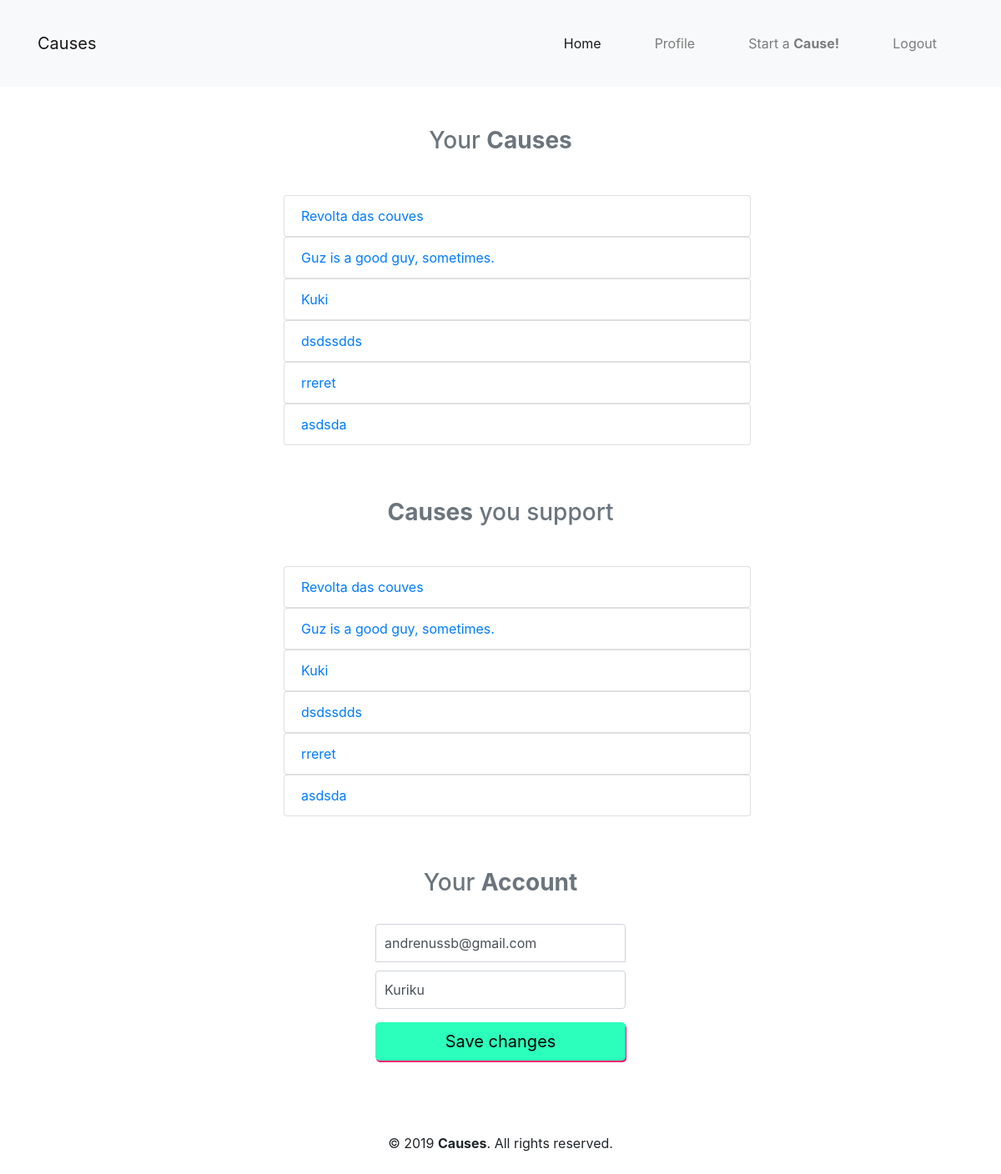
The app's page /account/ (signed in) with its own data.
### causes/models.py (models this page shows, shortened)
class BlogPost(models.Model):
    ENVIRONMENTAL = 'environmental'
    POLITICAL = 'political'
    EDUCATIONAL = 'educational'
    SPIRITUAL = 'spiritual'
    PHILOSOPHICAL = 'philosophical'
    OCCULT = 'occult'
    RECREATIONAL = 'recreational'
    CATEGORIES = [
        ('ENVIRONMENTAL',  ('Environmental')),
        ('POLITICAL',  ('Political')),
        ('EDUCATIONAL',  ('Educational')),
        ('SPIRITUAL',  ('Spiritual')),
        ('PHILOSOPHICAL',  ('Philosophical')),
        ('OCCULT',  ('Occult')),
        ('RECREATIONAL',  ('Recreational')),
        ]
    title = models.CharField(max_length=50, null=False, blank=False)
    body = models.TextField(max_length=5000, null=False, blank=False)
    image = models.ImageField(upload_to=upload_location, null=True, blank=True)
    date_published = models.DateTimeField(auto_now_add=True, verbose_name="date published")
    date_updated = models.DateTimeField(auto_now=True, verbose_name="date updated")
    author = models.ForeignKey(settings.AUTH_USER_MODEL, on_delete=models.CASCADE)
    likes = models.ManyToManyField(settings.AUTH_USER_MODEL, blank=True, related_name="cause_likes")
    category = models.CharField(max_length=32,choices=CATEGORIES,default='ENVIRONMENTAL', blank=False)
    slug = models.SlugField(blank=True, unique=True)
    def __str__(self):
        return self.title

### account/models.py (models this page shows, shortened)
class Account (AbstractBaseUser):
    email = models.EmailField (verbose_name="email", max_length=60, unique=True)
    username = models.CharField (max_length=30, unique=True)
    date_joined = models.DateTimeField (verbose_name='date joined', auto_now_add=True)
    last_login = models.DateTimeField (verbose_name='last login', auto_now=True)
    is_admin = models.BooleanField (default=False)
    is_active = models.BooleanField (default=True)
    is_staff = models.BooleanField (default=False)
    is_superuser = models.BooleanField (default=False)
    USERNAME_FIELD = 'email'
    REQUIRED_FIELDS = ['username', ]
    objects = MyAccountManager()

### account/views.py (the view)
# urls.py: path('account/', account_view, name="account"),
def account_view(request):
    if not request.user.is_authenticated:
        return redirect("login")
    context = {}
    if request.POST:
        form = AccountUpdateForm(request.POST, instance=request.user)
        if form.is_valid():
            form.initial = {
                "email": request.POST['email'],
                "username": request.POST['username'],
            }
            form.save()
            context['success_message'] = "Updated"
    else:
        form = AccountUpdateForm(
            initial = {
                "email": request.user.email,
                "username": request.user.username,
            }
        )
    context['account_form'] = form
    cause_posts = BlogPost.objects.filter(author=request.user)
    context['cause_posts'] = cause_posts
    return render(request, 'account/account.html', context)

### account/forms.py (shortened to what this page needs)
class AccountUpdateForm(forms.ModelForm):
    class Meta:
        model = Account
        fields = ('email', 'username')

### account/templates/account/account.html (shortened to what this page needs)
{% extends 'base.html' %}
{% block content %}
    <div class="d-flex flex-row align-items-center log1">
        <h3 class="m-auto text-secondary">Your <b>Causes</b></h3>
    </div>
    <div class="row">
        <div class="cause-posts">
            {% if cause_posts %}
            <ul>{% for post in cause_posts %}
            <a href="{% url 'causes:detail' post.slug %}" style="text-decoration: none;">
                <li class="list-group-item">{{post}}</li>
            </a>
                {% endfor %}
            </ul>
            {% else %}
            <div class="d-flex flex-row align-items-center">
               <p class="m-auto">You haven't started a <b>cause</b> yet! Start one <a href="{% url 'causes:create' %}">now</a></p>
            </div>
            {% endif %}
        </div>
    </div>
</div>
    <div class="d-flex flex-row align-items-center log1">
        <h3 class="m-auto text-secondary"><b>Causes</b> you support</h3>
    </div>
    <div class="row">
        <div class="cause-posts">
            {% if cause_posts %}
            <ul>{% for post in cause_posts %}
            <a href="{% url 'causes:detail' post.slug %}" style="text-decoration: none;">
                <li class="list-group-item">{{post}}</li>
            </a>
                {% endfor %}
            </ul>
            {% else %}
            <div class="d-flex flex-row align-items-center">
               <p class="m-auto">You haven't supported a <b>cause</b> yet! Support one <a href="{% url 'home' %}">now</a></p>
            </div>
            {% endif %}
        </div>
    </div>
<form class="form-signin" method="post">{% csrf_token %}
    <div class="d-flex flex-row align-items-center log">
        <h3 class="m-auto text-secondary">Your <b>Account</b></h3>
    </div>
  <input type="email" name="email" id="inputEmail" class="form-control" placeholder="Email address" required autofocus value={{account_form.initial.email}}>
  <input type="text" name="username" id="inputUsername" class="form-control" placeholder="Username" required
  value="{{account_form.initial.username}}">
  <button class="btn btn-lg btn-primary btn-block" type="submit">Save changes</button>
</form>
{% endblock content %}

### account/templates/account/account.html (style rules this page uses)
.form-signin { width: 100%; max-width: 330px; padding: 15px; margin: auto; overflow: hidden; }
.form-signin .form-control { position: relative; box-sizing: border-box; height: auto; padding: 10px; font-size: 16px; overflow: hidden; }
.form-signin input[type="email"] { margin-bottom: 10px; border-bottom-right-radius: 0; border-bottom-left-radius: 0; }
.btn { color: black; box-shadow: 1px 2px rgba(255, 21, 110, 1); background-color: #2BFFBB; border: none; }
.log { padding: 4vh; overflow: hidden; }
.log1 { padding: 6vh; overflow: hidden; }
.cause-posts { max-width: 50vw; width: 100%; margin: auto; overflow: hidden; }

### records on screen
BlogPost: title "Revolta das couves"
BlogPost: title "Guz is a good guy, sometimes."
BlogPost: title "Kuki"
BlogPost: title "dsdssdds"
BlogPost: title "rreret"
BlogPost: title "asdsda"
Account: email "andrenussb@gmail.com", username "Kuriku"
